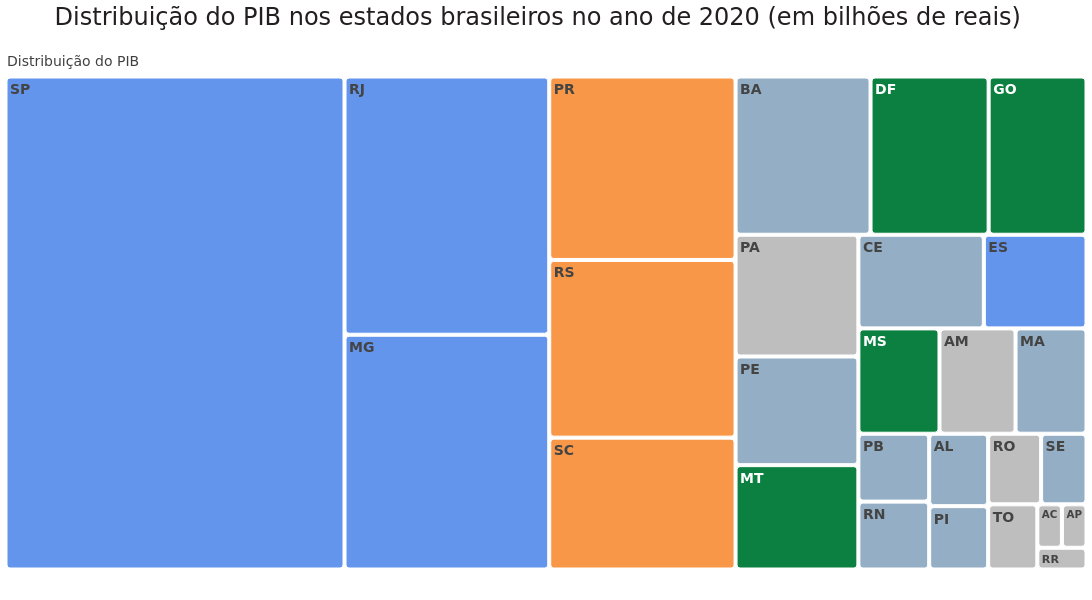

The cell this chart's notebook holds for it:
### Markdown cell above
#### Gerando o gráfico

### Code cell
# Importando a biblioteca
import plotly.express as px

# Gerando o gráfico de árvore (TREEMAP) para o ano de 2020
fig = px.treemap(pib_2020, path=[px.Constant("Distribuição do PIB"), 'sigla_uf'], values='pib_%',
color='regiao', custom_data=['regiao','pib'], 
title='Distribuição do PIB nos estados brasileiros no ano de 2020 (em bilhões de reais)',
color_discrete_map={'(?)': BRANCO,'Sudeste':AZUL3, 'Sul':LARANJA1, 'Nordeste':AZUL5,
'Centro-Oeste':VERDE1, 'Norte':CINZA5})

# Ajustando o layout do gráfico
fig.update_layout(width=1400, height=600, margin = dict(t=50, l=0, r=0, b=25), font_family = 'DejaVu Sans',
                  font_size=14, font_color= CINZA2, title_font_color= CINZA1, title_font_size=24)

# Ajustando o hovertext
fig.update_traces(marker=dict(cornerradius=3), texttemplate='<b>%{label}</b>',
hovertemplate='<b>Estado:</b> %{label} <br><b>Região</b> = %{customdata[0]} <br>'                                                                                             '<b>PIB</b> = R$ %{customdata[1]} bi (%{value}%)')


display(fig.show())

### Figure 1 — Plotly figure (JSON) as saved in the notebook; plotly's stock layout.template omitted (floating-point values rounded to 4 significant figures)
{"data": [{"branchvalues": "total", "customdata": [["(?)", "(?)"], ["Centro-Oeste", "123"], ["Centro-Oeste", "179"], ["Centro-Oeste", "266"], ["Centro-Oeste", "224"], ["Nordeste", "70"], ["Nordeste", "72"], ["Nordeste", "107"], ["Nordeste", "167"], ["Nordeste", "63"], ["Nordeste", "193"], ["Nordeste", "305"], ["Nordeste", "45"], ["Nordeste", "56"], ["Norte", "52"], ["Norte", "16"], ["Norte", "116"], ["Norte", "44"], ["Norte", "18"], ["Norte", "16"], ["Norte", "216"], ["Sudeste", "2378"], ["Sudeste", "683"], ["Sudeste", "754"], ["Sudeste", "138"], ["Sul", "471"], ["Sul", "488"], ["Sul", "349"]], "domain": {"x": [0, 1], "y": [0, 1]}, "hovertemplate": "<b>Estado:</b> %{label} <br><b>Região</b> = %{customdata[0]} <br><b>PIB</b> = R$ %{customdata[1]} bi (%{value}%)", "ids": ["Distribuição do PIB", "Distribuição do PIB/MS", "Distribuição do PIB/MT", "Distribuição do PIB/DF", "Distribuição do PIB/GO", "Distribuição do PIB/PB", "Distribuição do PIB/RN", "Distribuição do PIB/MA", "Distribuição do PIB/CE", "Distribuição do PIB/AL", "Distribuição do PIB/PE", "Distribuição do PIB/BA", "Distribuição do PIB/SE", "Distribuição do PIB/PI", "Distribuição do PIB/RO", "Distribuição do PIB/AC", "Distribuição do PIB/AM", "Distribuição do PIB/TO", "Distribuição do PIB/AP", "Distribuição do PIB/RR", "Distribuição do PIB/PA", "Distribuição do PIB/SP", "Distribuição do PIB/MG", "Distribuição do PIB/RJ", "Distribuição do PIB/ES", "Distribuição do PIB/RS", "Distribuição do PIB/PR", "Distribuição do PIB/SC"], "labels": ["Distribuição do PIB", "MS", "MT", "DF", "GO", "PB", "RN", "MA", "CE", "AL", "PE", "BA", "SE", "PI", "RO", "AC", "AM", "TO", "AP", "RR", "PA", "SP", "MG", "RJ", "ES", "RS", "PR", "SC"], "marker": {"colors": ["#FFFFFF", "#0C8040", "#0C8040", "#0C8040", "#0C8040", "#94AFC5", "#94AFC5", "#94AFC5", "#94AFC5", "#94AFC5", "#94AFC5", "#94AFC5", "#94AFC5", "#94AFC5", "#BFBEBE", "#BFBEBE", "#BFBEBE", "#BFBEBE", "#BFBEBE", "#BFBEBE", "#BFBEBE", "#6495ED", "#6495ED", "#6495ED", "#6495ED", "#F79747", "#F79747", "#F79747"], "cornerradius": 3}, "name": "", "parents": ["", "Distribuição do PIB", "Distribuição do PIB", "Distribuição do PIB", "Distribuição do PIB", "Distribuição do PIB", "Distribuição do PIB", "Distribuição do PIB", "Distribuição do PIB", "Distribuição do PIB", "Distribuição do PIB", "Distribuição do PIB", "Distribuição do PIB", "Distribuição do PIB", "Distribuição do PIB", "Distribuição do PIB", "Distribuição do PIB", "Distribuição do PIB", "Distribuição do PIB", "Distribuição do PIB", "Distribuição do PIB", "Distribuição do PIB", "Distribuição do PIB", "Distribuição do PIB", "Distribuição do PIB", "Distribuição do PIB", "Distribuição do PIB", "Distribuição do PIB"], "texttemplate": "<b>%{label}</b>", "type": "treemap", "values": [99.8, 1.6, 2.4, 3.5, 2.9, 0.9, 0.9, 1.4, 2.2, 0.8, 2.5, 4.0, 0.6, 0.7, 0.7, 0.2, 1.5, 0.6, 0.2, 0.2, 2.8, 31.3, 9.0, 9.9, 1.8, 6.2, 6.4, 4.6]}], "layout": {"font": {"color": "#414040", "family": "DejaVu Sans", "size": 14}, "height": 600, "legend": {"tracegroupgap": 0}, "margin": {"b": 25, "l": 0, "r": 0, "t": 50}, "title": {"font": {"color": "#231F20", "size": 24}, "text": "Distribuição do PIB nos estados brasileiros no ano de 2020 (em bilhões de reais)"}, "width": 1400}}
